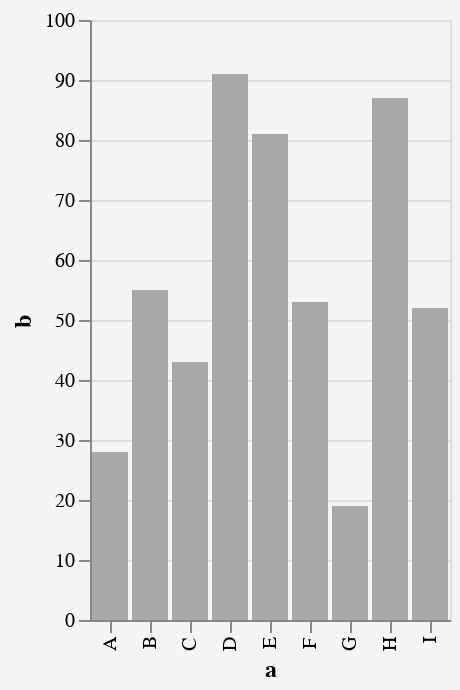

Source (notebook cell):
### Code cell
basic_bar = tf.make_basic_bar()
basic_bar

### Figure 1 — Vega-Lite specification as saved in the notebook (floating-point values rounded to 4 significant figures)
{"config": {"title": {"font": "Futura", "fontSize": 18, "anchor": "middle", "color": "#F5F5F5"}, "axisX": {"grid": false, "tickSize": 6, "labelFontSize": 10, "titleFontSize": 12}, "axisY": {"labelFontSize": 10, "tickSize": 6, "titleFontSize": 12}, "background": "#F5F5F5", "text": {"color": "#D3D3D3", "fontSize": 10, "fontWeight": 400, "baseline": "top", "filled": true, "lineBreak": "\n"}, "bar": {"fill": "DarkGrey"}, "line": {"strokeWidth": 3}, "range": {"category": "ylorrd", "diverging": "blueorange", "ramp": "ylorrd", "ordinal": "ylorrd", "heatmap": "viridis"}, "legend": {"titleFontSize": 12}}, "data": {"name": "data-c2a3e89ba9d5d1687d5e8c28d630a033"}, "mark": "bar", "encoding": {"x": {"type": "nominal", "field": "a"}, "y": {"type": "quantitative", "field": "b"}}, "$schema": "https://vega.github.io/schema/vega-lite/v4.0.2.json", "datasets": {"data-c2a3e89ba9d5d1687d5e8c28d630a033": [{"a": "A", "b": 28}, {"a": "B", "b": 55}, {"a": "C", "b": 43}, {"a": "D", "b": 91}, {"a": "E", "b": 81}, {"a": "F", "b": 53}, {"a": "G", "b": 19}, {"a": "H", "b": 87}, {"a": "I", "b": 52}]}}
